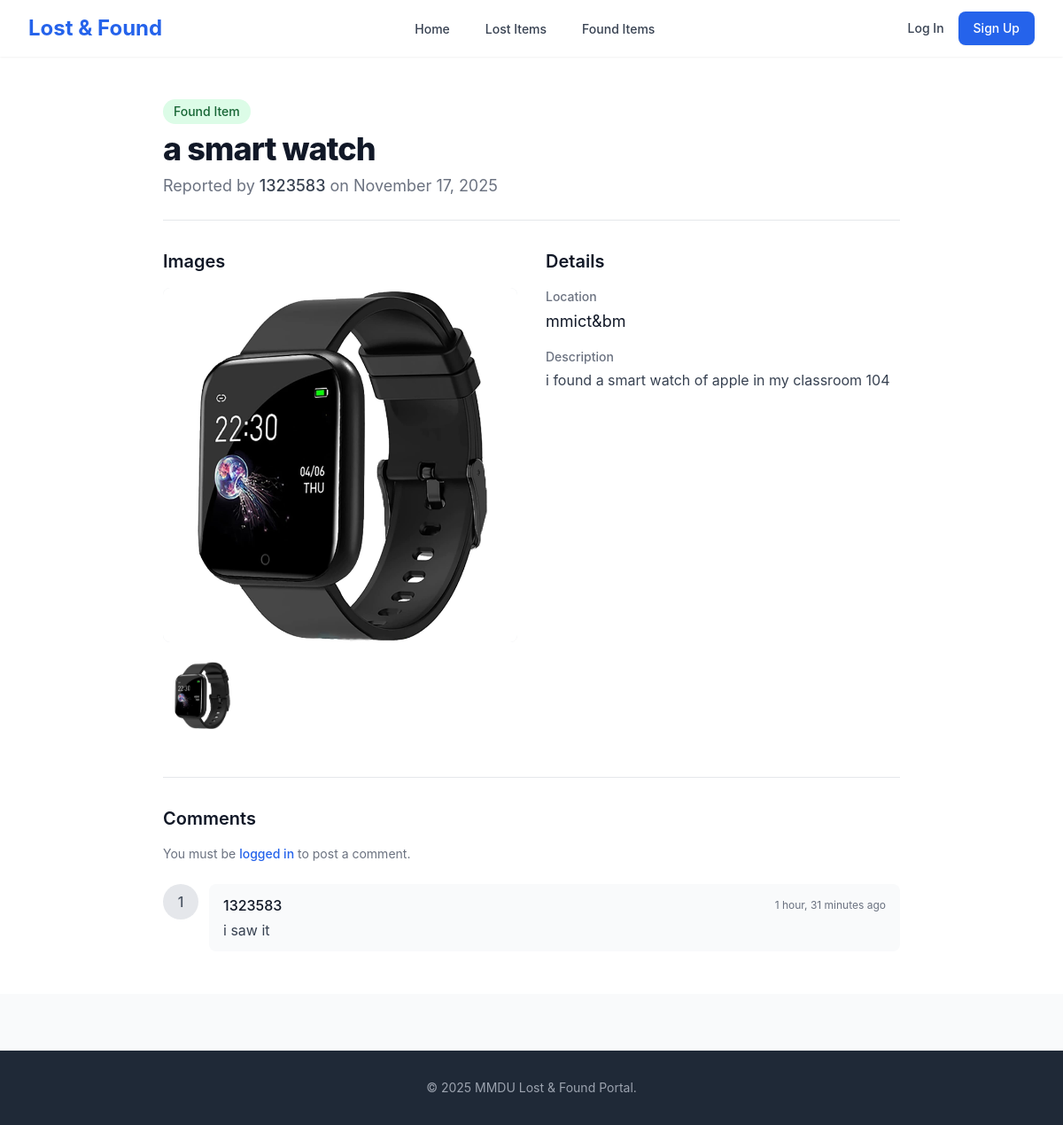
/item/2/, run on the app's committed database.
### portal/models.py (models this page shows, shortened)
class Item(models.Model):
    ITEM_TYPES = (
        ('lost', 'Lost Item'),
        ('found', 'Found Item'),
    )
    item_type = models.CharField(max_length=5, choices=ITEM_TYPES)
    title = models.CharField(max_length=200)
    description = models.TextField()
    location = models.CharField(max_length=200, help_text="Where did you lose/find it?")
    reported_at = models.DateTimeField(auto_now_add=True)
    reporter = models.ForeignKey(
        settings.AUTH_USER_MODEL,
        on_delete=models.CASCADE
    )
    is_approved = models.BooleanField(
        default=False,
        help_text="Designates whether this item is approved and visible on the site."
    )

class ItemImage(models.Model):
    item = models.ForeignKey(
        Item,
        related_name='images',
        on_delete=models.CASCADE
    )
    image = models.ImageField(upload_to=get_image_upload_path)

class Comment(models.Model):
    item = models.ForeignKey(
        Item,
        related_name='comments',
        on_delete=models.CASCADE
    )
    author = models.ForeignKey(
        settings.AUTH_USER_MODEL,
        on_delete=models.CASCADE
    )
    body = models.TextField()
    created_at = models.DateTimeField(auto_now_add=True)
    class Meta:
        ordering = ['created_at']

### users/models.py (models this page shows, shortened)
class CustomUser(AbstractUser):
    username = models.CharField(
        max_length=150,
        unique=True,
        help_text="Required. 150 characters or fewer. Letters, digits and @/./+/-/_ only.",
        validators=[AbstractUser.username_validator],
        error_messages={
            "unique": "A user with that Roll No. already exists.",
        },
        verbose_name="Roll No." # This is the key change
    )
    email = models.EmailField(unique=True, blank=False, null=False)
    USERNAME_FIELD = "username"
    REQUIRED_FIELDS = ["email"]

### portal/views.py (the view)
# urls.py: path("item/<int:pk>/", views.ItemDetailView.as_view(), name="item_detail"),
class ItemDetailView(DetailView):
    model = Item
    template_name = "portal/item_detail.html"
    context_object_name = "item"
    def get_context_data(self, **kwargs):
        context = super().get_context_data(**kwargs)
        context['comment_form'] = CommentForm()
        context['comments'] = self.object.comments.all()
        context['item_images'] = self.object.images.all()
        return context
    def get_queryset(self):
        return super().get_queryset().filter(is_approved=True)

### templates/portal/item_detail.html (shortened to what this page needs)
{% extends "base.html" %}
{% block content %}
<div class="bg-white">
    <div class="max-w-4xl mx-auto py-12 px-4 sm:px-6 lg:px-8">
        <div class="pb-6 border-b border-gray-200">
            <span class="inline-block px-3 py-1 rounded-full text-sm font-medium
                {% if item.item_type == 'lost' %} bg-red-100 text-red-800 {% else %} bg-green-100 text-green-800 {% endif %}">
                {{ item.get_item_type_display }}
            </span>
            <h1 class="mt-2 text-3xl font-extrabold text-gray-900 tracking-tight sm:text-4xl">
                {{ item.title }}
            </h1>
            <p class="mt-2 text-lg text-gray-500">
                Reported by <span class="font-medium text-gray-700">{{ item.reporter.username }}</span> on {{ item.reported_at|date:"F d, Y" }}
            </p>
        </div>
        <div class="mt-8 grid grid-cols-1 md:grid-cols-2 gap-8">
            <div class="space-y-4">
                <h2 class="text-xl font-semibold text-gray-900">Images</h2>
                {% if item_images %}
                    <div class="w-full bg-gray-200 rounded-lg overflow-hidden">
                        <img id="main-image" src="{{ item_images.first.image.url }}" alt="{{ item.title }} main image" class="w-full h-auto object-cover object-center aspect-square">
                    </div>
                    <div class="flex space-x-2 overflow-x-auto p-1">
                        {% for img in item_images %}
                            <button class="thumbnail-btn flex-shrink-0 w-20 h-20 rounded-lg overflow-hidden border-2 border-transparent hover:border-blue-500 focus:outline-none focus:border-blue-500
                                {% if forloop.first %}border-blue-500{% endif %}"
                                data-image-url="{{ img.image.url }}">
                                <img src="{{ img.image.url }}" alt="Thumbnail {{ forloop.counter }}" class="w-full h-full object-cover">
                            </button>
                        {% endfor %}
                    </div>
                {% endif %}
            </div>
            <div class="space-y-6">
                <div>
                    <h2 class="text-xl font-semibold text-gray-900">Details</h2>
                    <dl class="mt-4 space-y-4">
                        <div class="sm:col-span-1">
                            <dt class="text-sm font-medium text-gray-500">Location</dt>
                            <dd class="mt-1 text-lg text-gray-900">{{ item.location }}</dd>
                        </div>
                        <div class="sm:col-span-2">
                            <dt class="text-sm font-medium text-gray-500">Description</dt>
                            <dd class="mt-1 text-base text-gray-700 whitespace-pre-wrap">{{ item.description }}</dd>
                        </div>
                    </dl>
                </div>
            </div>
        </div>
        <div class="mt-12 pt-8 border-t border-gray-200">
            <h2 class="text-xl font-semibold text-gray-900">Comments</h2>
            {% if user.is_authenticated %}
                <form action="{% url 'add_comment' item.pk %}" method="post" class="mt-4">
                    {% csrf_token %}
                    {{ comment_form }}
                    <div class="mt-2">
                        <button type="submit" class="inline-flex items-center px-4 py-2 border border-transparent text-sm font-medium rounded-lg shadow-sm text-white bg-blue-600 hover:bg-blue-700 focus:outline-none focus:ring-2 focus:ring-offset-2 focus:ring-blue-500">
                            Post Comment
                        </button>
                    </div>
                </form>
            {% else %}
                <p class="mt-4 text-sm text-gray-500">
                    You must be <a href="{% url 'login' %}?next={{ request.path }}" class="font-medium text-blue-600 hover:underline">logged in</a> to post a comment.
                </p>
            {% endif %}
            <div class="mt-6 space-y-6">
                {% for comment in comments %}
                    <div class="flex space-x-3">
                        <div class="flex-shrink-0">
                            <span class="inline-flex items-center justify-center h-10 w-10 rounded-full bg-gray-200">
                                <span class="font-medium text-gray-600">{{ comment.author.username|first|upper }}</span>
                            </span>
                        </div>
                        <div class="flex-1 bg-gray-50 rounded-lg px-4 py-3">
                            <div class="flex items-center justify-between">
                                <span class="font-medium text-gray-900">{{ comment.author.username }}</span>
                                <span class="text-xs text-gray-500">{{ comment.created_at|timesince }} ago</span>
                            </div>
                            <p class="mt-1 text-gray-700 whitespace-pre-wrap">{{ comment.body }}</p>
                        </div>
                    </div>
                {% empty %}
                    <p class="text-sm text-gray-500">Be the first to comment on this item.</p>
                {% endfor %}
            </div>
        </div>
    </div>
</div>
{% endblock %}

### data on the page
Item: item_type "Found Item", title "a smart watch", reporter.username "1323583", reported_at "November 17, 2025", location "mmict&bm", description "i found a smart watch of apple in my classroom 104"
ItemImage: first.image (picture), image (picture)
Comment: author.username|first "1", author.username "1323583", created_at "1 hour, 31 minutes", body "i saw it"
